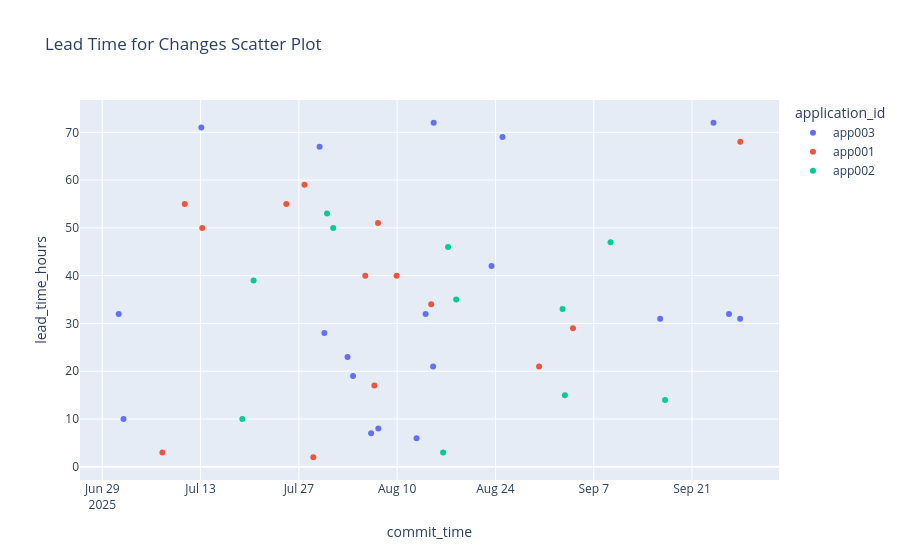

The notebook cell saved with this chart:
### Markdown cell above
### Scatter Plot

### Code cell
# https://plotly.com/python/line-and-scatter/
fig_lead_scatter = px.scatter(
	data_frame=df_lead,
	title="Lead Time for Changes Scatter Plot",	# Label for the figure.
	x="commit_time",							# Column for use on x-axis
	y="lead_time_hours",							# Column for use on y-axis
	color="application_id",					# Column for use on color grouping
	)

fig_lead_scatter.show()

### Figure 1 — Plotly figure (JSON) as saved in the notebook; plotly's stock layout.template omitted (floating-point values rounded to 4 significant figures)
{"data": [{"hovertemplate": "application_id=app003<br>commit_time=%{x}<br>lead_time_hours=%{y}<extra></extra>", "legendgroup": "app003", "marker": {"color": "#636efa", "symbol": "circle"}, "mode": "markers", "name": "app003", "orientation": "v", "showlegend": true, "type": "scatter", "x": ["2025-07-01T08:09:00.000000000", "2025-07-02T00:37:00.000000000", "2025-07-13T02:40:00.000000000", "2025-07-29T22:50:00.000000000", "2025-07-30T15:14:00.000000000", "2025-08-02T22:25:00.000000000", "2025-08-03T17:21:00.000000000", "2025-08-06T07:01:00.000000000", "2025-08-07T07:43:00.000000000", "2025-08-12T18:23:00.000000000", "2025-08-14T01:17:00.000000000", "2025-08-15T02:54:00.000000000", "2025-08-15T04:50:00.000000000", "2025-08-23T10:42:00.000000000", "2025-08-25T00:06:00.000000000", "2025-09-16T11:07:00.000000000", "2025-09-24T01:22:00.000000000", "2025-09-26T06:19:00.000000000", "2025-09-27T20:20:00.000000000"], "xaxis": "x", "y": [32, 10, 71, 67, 28, 23, 19, 7, 8, 6, 32, 21, 72, 42, 69, 31, 72, 32, 31], "yaxis": "y"}, {"hovertemplate": "application_id=app001<br>commit_time=%{x}<br>lead_time_hours=%{y}<extra></extra>", "legendgroup": "app001", "marker": {"color": "#EF553B", "symbol": "circle"}, "mode": "markers", "name": "app001", "orientation": "v", "showlegend": true, "type": "scatter", "x": ["2025-07-07T13:35:00.000000000", "2025-07-10T17:58:00.000000000", "2025-07-13T05:43:00.000000000", "2025-07-25T05:08:00.000000000", "2025-07-27T19:14:00.000000000", "2025-07-29T01:29:00.000000000", "2025-08-05T11:03:00.000000000", "2025-08-06T18:06:00.000000000", "2025-08-07T06:38:00.000000000", "2025-08-09T22:09:00.000000000", "2025-08-14T20:24:00.000000000", "2025-08-30T05:05:00.000000000", "2025-09-04T01:04:00.000000000", "2025-09-27T21:01:00.000000000"], "xaxis": "x", "y": [3, 55, 50, 55, 59, 2, 40, 17, 51, 40, 34, 21, 29, 68], "yaxis": "y"}, {"hovertemplate": "application_id=app002<br>commit_time=%{x}<br>lead_time_hours=%{y}<extra></extra>", "legendgroup": "app002", "marker": {"color": "#00cc96", "symbol": "circle"}, "mode": "markers", "name": "app002", "orientation": "v", "showlegend": true, "type": "scatter", "x": ["2025-07-18T22:43:00.000000000", "2025-07-20T13:15:00.000000000", "2025-07-31T00:16:00.000000000", "2025-07-31T21:31:00.000000000", "2025-08-16T13:08:00.000000000", "2025-08-17T05:59:00.000000000", "2025-08-18T09:50:00.000000000", "2025-09-02T13:30:00.000000000", "2025-09-02T21:34:00.000000000", "2025-09-09T09:26:00.000000000", "2025-09-17T03:46:00.000000000"], "xaxis": "x", "y": [10, 39, 53, 50, 3, 46, 35, 33, 15, 47, 14], "yaxis": "y"}], "layout": {"legend": {"title": {"text": "application_id"}, "tracegroupgap": 0}, "title": {"text": "Lead Time for Changes Scatter Plot"}, "xaxis": {"anchor": "y", "domain": [0, 1], "title": {"text": "commit_time"}}, "yaxis": {"anchor": "x", "domain": [0, 1], "title": {"text": "lead_time_hours"}}}}
